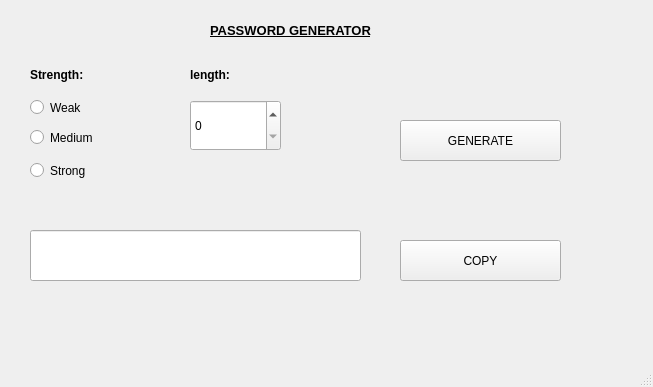
<?xml version="1.0" encoding="UTF-8"?>
<ui version="4.0">
 <class>PasswordGenerator</class>
 <widget class="QMainWindow" name="PasswordGenerator">
  <property name="geometry">
   <rect>
    <x>0</x>
    <y>0</y>
    <width>653</width>
    <height>387</height>
   </rect>
  </property>
  <property name="windowTitle">
   <string>PasswordGenerator</string>
  </property>
  <widget class="QWidget" name="centralwidget">
   <widget class="QLabel" name="label">
    <property name="geometry">
     <rect>
      <x>210</x>
      <y>20</y>
      <width>261</width>
      <height>21</height>
     </rect>
    </property>
    <property name="text">
     <string>&lt;html&gt;&lt;head/&gt;&lt;body&gt;&lt;p&gt;&lt;span style=&quot; font-size:10pt; font-weight:600; text-decoration: underline;&quot;&gt;PASSWORD GENERATOR&lt;/span&gt;&lt;/p&gt;&lt;/body&gt;&lt;/html&gt;</string>
    </property>
   </widget>
   <widget class="QLabel" name="label_2">
    <property name="geometry">
     <rect>
      <x>30</x>
      <y>60</y>
      <width>131</width>
      <height>31</height>
     </rect>
    </property>
    <property name="text">
     <string>&lt;html&gt;&lt;head/&gt;&lt;body&gt;&lt;p&gt;&lt;span style=&quot; font-weight:600;&quot;&gt;Strength:&lt;/span&gt;&lt;/p&gt;&lt;/body&gt;&lt;/html&gt;</string>
    </property>
   </widget>
   <widget class="QLabel" name="label_3">
    <property name="geometry">
     <rect>
      <x>190</x>
      <y>60</y>
      <width>131</width>
      <height>31</height>
     </rect>
    </property>
    <property name="text">
     <string>&lt;html&gt;&lt;head/&gt;&lt;body&gt;&lt;p&gt;&lt;span style=&quot; font-weight:600;&quot;&gt;length:&lt;/span&gt;&lt;/p&gt;&lt;/body&gt;&lt;/html&gt;</string>
    </property>
   </widget>
   <widget class="QRadioButton" name="radioButton">
    <property name="geometry">
     <rect>
      <x>30</x>
      <y>97</y>
      <width>80</width>
      <height>21</height>
     </rect>
    </property>
    <property name="text">
     <string>Weak</string>
    </property>
   </widget>
   <widget class="QRadioButton" name="radioButton_2">
    <property name="geometry">
     <rect>
      <x>30</x>
      <y>127</y>
      <width>101</width>
      <height>21</height>
     </rect>
    </property>
    <property name="text">
     <string>Medium</string>
    </property>
   </widget>
   <widget class="QRadioButton" name="radioButton_3">
    <property name="geometry">
     <rect>
      <x>30</x>
      <y>160</y>
      <width>80</width>
      <height>21</height>
     </rect>
    </property>
    <property name="text">
     <string>Strong</string>
    </property>
   </widget>
   <widget class="QSpinBox" name="spinBox">
    <property name="geometry">
     <rect>
      <x>190</x>
      <y>100</y>
      <width>91</width>
      <height>51</height>
     </rect>
    </property>
   </widget>
   <widget class="QPushButton" name="pushButton">
    <property name="geometry">
     <rect>
      <x>400</x>
      <y>120</y>
      <width>161</width>
      <height>41</height>
     </rect>
    </property>
    <property name="styleSheet">
     <string notr="true"/>
    </property>
    <property name="text">
     <string>GENERATE</string>
    </property>
   </widget>
   <widget class="QLineEdit" name="lineEdit">
    <property name="geometry">
     <rect>
      <x>30</x>
      <y>230</y>
      <width>331</width>
      <height>51</height>
     </rect>
    </property>
    <property name="toolTip">
     <string>&lt;html&gt;&lt;head/&gt;&lt;body&gt;&lt;p align=&quot;center&quot;&gt;&lt;br/&gt;&lt;/p&gt;&lt;/body&gt;&lt;/html&gt;</string>
    </property>
    <property name="styleSheet">
     <string notr="true">font: 87 10pt &quot;Arial Black&quot;;
text-decoration: underline;</string>
    </property>
   </widget>
   <widget class="QPushButton" name="pushButton_2">
    <property name="geometry">
     <rect>
      <x>400</x>
      <y>240</y>
      <width>161</width>
      <height>41</height>
     </rect>
    </property>
    <property name="text">
     <string>COPY</string>
    </property>
   </widget>
  </widget>
  <widget class="QMenuBar" name="menubar">
   <property name="geometry">
    <rect>
     <x>0</x>
     <y>0</y>
     <width>653</width>
     <height>22</height>
    </rect>
   </property>
  </widget>
  <widget class="QStatusBar" name="statusbar"/>
 </widget>
 <resources/>
 <connections/>
</ui>
